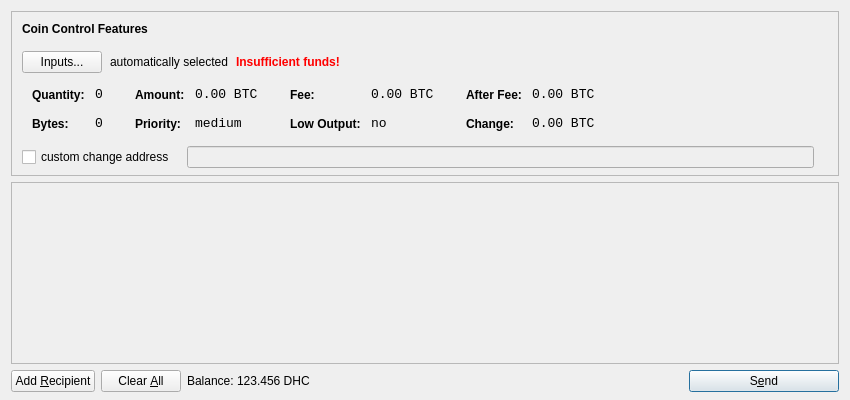
<?xml version="1.0" encoding="UTF-8"?>
<ui version="4.0">
 <class>SendCoinsDialog</class>
 <widget class="QDialog" name="SendCoinsDialog">
  <property name="geometry">
   <rect>
    <x>0</x>
    <y>0</y>
    <width>850</width>
    <height>400</height>
   </rect>
  </property>
  <property name="windowTitle">
   <string>Send Coins</string>
  </property>
  <layout class="QVBoxLayout" name="verticalLayout" stretch="0,1,0">
   <property name="bottomMargin">
    <number>8</number>
   </property>
   <item>
    <widget class="QFrame" name="frameCoinControl">
     <property name="sizePolicy">
      <sizepolicy hsizetype="Expanding" vsizetype="Expanding">
       <horstretch>0</horstretch>
       <verstretch>0</verstretch>
      </sizepolicy>
     </property>
     <property name="maximumSize">
      <size>
       <width>16777215</width>
       <height>16777215</height>
      </size>
     </property>
     <property name="frameShape">
      <enum>QFrame::StyledPanel</enum>
     </property>
     <property name="frameShadow">
      <enum>QFrame::Sunken</enum>
     </property>
     <layout class="QVBoxLayout" name="verticalLayoutCoinControl2">
      <property name="spacing">
       <number>-1</number>
      </property>
      <property name="leftMargin">
       <number>0</number>
      </property>
      <property name="topMargin">
       <number>0</number>
      </property>
      <property name="rightMargin">
       <number>0</number>
      </property>
      <property name="bottomMargin">
       <number>6</number>
      </property>
      <item>
       <layout class="QVBoxLayout" name="verticalLayoutCoinControl" stretch="0,0,0,0,1">
        <property name="spacing">
         <number>0</number>
        </property>
        <property name="leftMargin">
         <number>10</number>
        </property>
        <property name="topMargin">
         <number>10</number>
        </property>
        <item>
         <layout class="QHBoxLayout" name="horizontalLayoutCoinControl1">
          <property name="bottomMargin">
           <number>15</number>
          </property>
          <item>
           <widget class="QLabel" name="labelCoinControlFeatures">
            <property name="sizePolicy">
             <sizepolicy hsizetype="Preferred" vsizetype="Maximum">
              <horstretch>0</horstretch>
              <verstretch>0</verstretch>
             </sizepolicy>
            </property>
            <property name="font">
             <font>
              <weight>75</weight>
              <bold>true</bold>
             </font>
            </property>
            <property name="styleSheet">
             <string notr="true">font-weight:bold;</string>
            </property>
            <property name="text">
             <string>Coin Control Features</string>
            </property>
           </widget>
          </item>
         </layout>
        </item>
        <item>
         <layout class="QHBoxLayout" name="horizontalLayoutCoinControl2" stretch="0,0,0,0">
          <property name="spacing">
           <number>8</number>
          </property>
          <property name="bottomMargin">
           <number>10</number>
          </property>
          <item>
           <widget class="QPushButton" name="pushButtonCoinControl">
            <property name="styleSheet">
             <string notr="true"/>
            </property>
            <property name="text">
             <string>Inputs...</string>
            </property>
           </widget>
          </item>
          <item>
           <widget class="QLabel" name="labelCoinControlAutomaticallySelected">
            <property name="text">
             <string>automatically selected</string>
            </property>
            <property name="margin">
             <number>5</number>
            </property>
           </widget>
          </item>
          <item>
           <widget class="QLabel" name="labelCoinControlInsuffFunds">
            <property name="font">
             <font>
              <weight>75</weight>
              <bold>true</bold>
             </font>
            </property>
            <property name="styleSheet">
             <string notr="true">color:red;font-weight:bold;</string>
            </property>
            <property name="text">
             <string>Insufficient funds!</string>
            </property>
            <property name="margin">
             <number>5</number>
            </property>
           </widget>
          </item>
          <item>
           <spacer name="horizontalSpacerCoinControl">
            <property name="orientation">
             <enum>Qt::Horizontal</enum>
            </property>
            <property name="sizeHint" stdset="0">
             <size>
              <width>40</width>
              <height>1</height>
             </size>
            </property>
           </spacer>
          </item>
         </layout>
        </item>
        <item>
         <widget class="QWidget" name="widgetCoinControl" native="true">
          <property name="sizePolicy">
           <sizepolicy hsizetype="Preferred" vsizetype="Preferred">
            <horstretch>0</horstretch>
            <verstretch>0</verstretch>
           </sizepolicy>
          </property>
          <property name="minimumSize">
           <size>
            <width>0</width>
            <height>0</height>
           </size>
          </property>
          <property name="styleSheet">
           <string notr="true"/>
          </property>
          <layout class="QHBoxLayout" name="horizontalLayoutCoinControl5">
           <property name="margin">
            <number>0</number>
           </property>
           <item>
            <layout class="QHBoxLayout" name="horizontalLayoutCoinControl3" stretch="0,0,0,1">
             <property name="spacing">
              <number>20</number>
             </property>
             <property name="topMargin">
              <number>0</number>
             </property>
             <property name="bottomMargin">
              <number>10</number>
             </property>
             <item>
              <layout class="QFormLayout" name="formLayoutCoinControl1">
               <property name="horizontalSpacing">
                <number>10</number>
               </property>
               <property name="verticalSpacing">
                <number>14</number>
               </property>
               <property name="leftMargin">
                <number>10</number>
               </property>
               <property name="topMargin">
                <number>4</number>
               </property>
               <property name="rightMargin">
                <number>6</number>
               </property>
               <item row="0" column="0">
                <widget class="QLabel" name="labelCoinControlQuantityText">
                 <property name="styleSheet">
                  <string notr="true">font-weight:bold;</string>
                 </property>
                 <property name="text">
                  <string>Quantity:</string>
                 </property>
                 <property name="margin">
                  <number>0</number>
                 </property>
                </widget>
               </item>
               <item row="0" column="1">
                <widget class="QLabel" name="labelCoinControlQuantity">
                 <property name="font">
                  <font>
                   <family>Monospace</family>
                   <pointsize>10</pointsize>
                  </font>
                 </property>
                 <property name="cursor">
                  <cursorShape>IBeamCursor</cursorShape>
                 </property>
                 <property name="contextMenuPolicy">
                  <enum>Qt::ActionsContextMenu</enum>
                 </property>
                 <property name="text">
                  <string notr="true">0</string>
                 </property>
                 <property name="margin">
                  <number>0</number>
                 </property>
                 <property name="textInteractionFlags">
                  <set>Qt::LinksAccessibleByMouse|Qt::TextSelectableByKeyboard|Qt::TextSelectableByMouse</set>
                 </property>
                </widget>
               </item>
               <item row="1" column="0">
                <widget class="QLabel" name="labelCoinControlBytesText">
                 <property name="styleSheet">
                  <string notr="true">font-weight:bold;</string>
                 </property>
                 <property name="text">
                  <string>Bytes:</string>
                 </property>
                </widget>
               </item>
               <item row="1" column="1">
                <widget class="QLabel" name="labelCoinControlBytes">
                 <property name="font">
                  <font>
                   <family>Monospace</family>
                   <pointsize>10</pointsize>
                  </font>
                 </property>
                 <property name="cursor">
                  <cursorShape>IBeamCursor</cursorShape>
                 </property>
                 <property name="contextMenuPolicy">
                  <enum>Qt::ActionsContextMenu</enum>
                 </property>
                 <property name="text">
                  <string notr="true">0</string>
                 </property>
                 <property name="textInteractionFlags">
                  <set>Qt::LinksAccessibleByMouse|Qt::TextSelectableByKeyboard|Qt::TextSelectableByMouse</set>
                 </property>
                </widget>
               </item>
              </layout>
             </item>
             <item>
              <layout class="QFormLayout" name="formLayoutCoinControl2">
               <property name="horizontalSpacing">
                <number>10</number>
               </property>
               <property name="verticalSpacing">
                <number>14</number>
               </property>
               <property name="leftMargin">
                <number>6</number>
               </property>
               <property name="topMargin">
                <number>4</number>
               </property>
               <property name="rightMargin">
                <number>6</number>
               </property>
               <item row="0" column="0">
                <widget class="QLabel" name="labelCoinControlAmountText">
                 <property name="styleSheet">
                  <string notr="true">font-weight:bold;</string>
                 </property>
                 <property name="text">
                  <string>Amount:</string>
                 </property>
                 <property name="margin">
                  <number>0</number>
                 </property>
                </widget>
               </item>
               <item row="0" column="1">
                <widget class="QLabel" name="labelCoinControlAmount">
                 <property name="font">
                  <font>
                   <family>Monospace</family>
                   <pointsize>10</pointsize>
                  </font>
                 </property>
                 <property name="cursor">
                  <cursorShape>IBeamCursor</cursorShape>
                 </property>
                 <property name="contextMenuPolicy">
                  <enum>Qt::ActionsContextMenu</enum>
                 </property>
                 <property name="text">
                  <string notr="true">0.00 BTC</string>
                 </property>
                 <property name="textInteractionFlags">
                  <set>Qt::LinksAccessibleByMouse|Qt::TextSelectableByKeyboard|Qt::TextSelectableByMouse</set>
                 </property>
                </widget>
               </item>
               <item row="1" column="0">
                <widget class="QLabel" name="labelCoinControlPriorityText">
                 <property name="styleSheet">
                  <string notr="true">font-weight:bold;</string>
                 </property>
                 <property name="text">
                  <string>Priority:</string>
                 </property>
                </widget>
               </item>
               <item row="1" column="1">
                <widget class="QLabel" name="labelCoinControlPriority">
                 <property name="font">
                  <font>
                   <family>Monospace</family>
                   <pointsize>10</pointsize>
                  </font>
                 </property>
                 <property name="cursor">
                  <cursorShape>IBeamCursor</cursorShape>
                 </property>
                 <property name="contextMenuPolicy">
                  <enum>Qt::ActionsContextMenu</enum>
                 </property>
                 <property name="text">
                  <string>medium</string>
                 </property>
                 <property name="textInteractionFlags">
                  <set>Qt::LinksAccessibleByMouse|Qt::TextSelectableByKeyboard|Qt::TextSelectableByMouse</set>
                 </property>
                </widget>
               </item>
              </layout>
             </item>
             <item>
              <layout class="QFormLayout" name="formLayoutCoinControl3">
               <property name="horizontalSpacing">
                <number>10</number>
               </property>
               <property name="verticalSpacing">
                <number>14</number>
               </property>
               <property name="leftMargin">
                <number>6</number>
               </property>
               <property name="topMargin">
                <number>4</number>
               </property>
               <property name="rightMargin">
                <number>6</number>
               </property>
               <item row="0" column="0">
                <widget class="QLabel" name="labelCoinControlFeeText">
                 <property name="styleSheet">
                  <string notr="true">font-weight:bold;</string>
                 </property>
                 <property name="text">
                  <string>Fee:</string>
                 </property>
                 <property name="margin">
                  <number>0</number>
                 </property>
                </widget>
               </item>
               <item row="0" column="1">
                <widget class="QLabel" name="labelCoinControlFee">
                 <property name="font">
                  <font>
                   <family>Monospace</family>
                   <pointsize>10</pointsize>
                  </font>
                 </property>
                 <property name="cursor">
                  <cursorShape>IBeamCursor</cursorShape>
                 </property>
                 <property name="contextMenuPolicy">
                  <enum>Qt::ActionsContextMenu</enum>
                 </property>
                 <property name="text">
                  <string notr="true">0.00 BTC</string>
                 </property>
                 <property name="textInteractionFlags">
                  <set>Qt::LinksAccessibleByMouse|Qt::TextSelectableByKeyboard|Qt::TextSelectableByMouse</set>
                 </property>
                </widget>
               </item>
               <item row="1" column="0">
                <widget class="QLabel" name="labelCoinControlLowOutputText">
                 <property name="styleSheet">
                  <string notr="true">font-weight:bold;</string>
                 </property>
                 <property name="text">
                  <string>Low Output:</string>
                 </property>
                </widget>
               </item>
               <item row="1" column="1">
                <widget class="QLabel" name="labelCoinControlLowOutput">
                 <property name="font">
                  <font>
                   <family>Monospace</family>
                   <pointsize>10</pointsize>
                  </font>
                 </property>
                 <property name="cursor">
                  <cursorShape>IBeamCursor</cursorShape>
                 </property>
                 <property name="contextMenuPolicy">
                  <enum>Qt::ActionsContextMenu</enum>
                 </property>
                 <property name="text">
                  <string>no</string>
                 </property>
                 <property name="textInteractionFlags">
                  <set>Qt::LinksAccessibleByMouse|Qt::TextSelectableByKeyboard|Qt::TextSelectableByMouse</set>
                 </property>
                </widget>
               </item>
              </layout>
             </item>
             <item>
              <layout class="QFormLayout" name="formLayoutCoinControl4">
               <property name="horizontalSpacing">
                <number>10</number>
               </property>
               <property name="verticalSpacing">
                <number>14</number>
               </property>
               <property name="leftMargin">
                <number>6</number>
               </property>
               <property name="topMargin">
                <number>4</number>
               </property>
               <property name="rightMargin">
                <number>6</number>
               </property>
               <item row="0" column="0">
                <widget class="QLabel" name="labelCoinControlAfterFeeText">
                 <property name="styleSheet">
                  <string notr="true">font-weight:bold;</string>
                 </property>
                 <property name="text">
                  <string>After Fee:</string>
                 </property>
                 <property name="margin">
                  <number>0</number>
                 </property>
                </widget>
               </item>
               <item row="0" column="1">
                <widget class="QLabel" name="labelCoinControlAfterFee">
                 <property name="font">
                  <font>
                   <family>Monospace</family>
                   <pointsize>10</pointsize>
                  </font>
                 </property>
                 <property name="cursor">
                  <cursorShape>IBeamCursor</cursorShape>
                 </property>
                 <property name="contextMenuPolicy">
                  <enum>Qt::ActionsContextMenu</enum>
                 </property>
                 <property name="text">
                  <string notr="true">0.00 BTC</string>
                 </property>
                 <property name="textInteractionFlags">
                  <set>Qt::LinksAccessibleByMouse|Qt::TextSelectableByKeyboard|Qt::TextSelectableByMouse</set>
                 </property>
                </widget>
               </item>
               <item row="1" column="0">
                <widget class="QLabel" name="labelCoinControlChangeText">
                 <property name="styleSheet">
                  <string notr="true">font-weight:bold;</string>
                 </property>
                 <property name="text">
                  <string>Change:</string>
                 </property>
                </widget>
               </item>
               <item row="1" column="1">
                <widget class="QLabel" name="labelCoinControlChange">
                 <property name="font">
                  <font>
                   <family>Monospace</family>
                   <pointsize>10</pointsize>
                  </font>
                 </property>
                 <property name="cursor">
                  <cursorShape>IBeamCursor</cursorShape>
                 </property>
                 <property name="contextMenuPolicy">
                  <enum>Qt::ActionsContextMenu</enum>
                 </property>
                 <property name="text">
                  <string notr="true">0.00 BTC</string>
                 </property>
                 <property name="textInteractionFlags">
                  <set>Qt::LinksAccessibleByMouse|Qt::TextSelectableByKeyboard|Qt::TextSelectableByMouse</set>
                 </property>
                </widget>
               </item>
              </layout>
             </item>
            </layout>
           </item>
          </layout>
         </widget>
        </item>
        <item>
         <layout class="QHBoxLayout" name="horizontalLayoutCoinControl4" stretch="0,0,0">
          <property name="spacing">
           <number>12</number>
          </property>
          <property name="sizeConstraint">
           <enum>QLayout::SetDefaultConstraint</enum>
          </property>
          <property name="topMargin">
           <number>5</number>
          </property>
          <property name="rightMargin">
           <number>5</number>
          </property>
          <item>
           <widget class="QCheckBox" name="checkBoxCoinControlChange">
            <property name="text">
             <string>custom change address</string>
            </property>
           </widget>
          </item>
          <item>
           <widget class="QLineEdit" name="lineEditCoinControlChange">
            <property name="enabled">
             <bool>false</bool>
            </property>
            <property name="sizePolicy">
             <sizepolicy hsizetype="Expanding" vsizetype="Fixed">
              <horstretch>0</horstretch>
              <verstretch>0</verstretch>
             </sizepolicy>
            </property>
           </widget>
          </item>
          <item>
           <widget class="QLabel" name="labelCoinControlChangeLabel">
            <property name="sizePolicy">
             <sizepolicy hsizetype="Preferred" vsizetype="Expanding">
              <horstretch>0</horstretch>
              <verstretch>0</verstretch>
             </sizepolicy>
            </property>
            <property name="minimumSize">
             <size>
              <width>0</width>
              <height>0</height>
             </size>
            </property>
            <property name="text">
             <string/>
            </property>
            <property name="margin">
             <number>3</number>
            </property>
           </widget>
          </item>
         </layout>
        </item>
        <item>
         <spacer name="verticalSpacerCoinControl">
          <property name="orientation">
           <enum>Qt::Vertical</enum>
          </property>
          <property name="sizeHint" stdset="0">
           <size>
            <width>800</width>
            <height>1</height>
           </size>
          </property>
         </spacer>
        </item>
       </layout>
      </item>
     </layout>
    </widget>
   </item>
   <item>
    <widget class="QScrollArea" name="scrollArea">
     <property name="widgetResizable">
      <bool>true</bool>
     </property>
     <widget class="QWidget" name="scrollAreaWidgetContents">
      <property name="geometry">
       <rect>
        <x>0</x>
        <y>0</y>
        <width>830</width>
        <height>165</height>
       </rect>
      </property>
      <layout class="QVBoxLayout" name="verticalLayout_2">
       <property name="margin">
        <number>0</number>
       </property>
       <item>
        <layout class="QVBoxLayout" name="entries">
         <property name="spacing">
          <number>6</number>
         </property>
        </layout>
       </item>
       <item>
        <spacer name="verticalSpacer">
         <property name="orientation">
          <enum>Qt::Vertical</enum>
         </property>
         <property name="sizeHint" stdset="0">
          <size>
           <width>20</width>
           <height>40</height>
          </size>
         </property>
        </spacer>
       </item>
      </layout>
     </widget>
    </widget>
   </item>
   <item>
    <layout class="QHBoxLayout" name="horizontalLayout">
     <item>
      <widget class="QPushButton" name="addButton">
       <property name="toolTip">
        <string>Send to multiple recipients at once</string>
       </property>
       <property name="text">
        <string>Add &amp;Recipient</string>
       </property>
       <property name="icon">
        <iconset resource="../bitcoin.qrc">
         <normaloff>:/icons/add</normaloff>:/icons/add</iconset>
       </property>
       <property name="autoDefault">
        <bool>false</bool>
       </property>
      </widget>
     </item>
     <item>
      <widget class="QPushButton" name="clearButton">
       <property name="sizePolicy">
        <sizepolicy hsizetype="Minimum" vsizetype="Fixed">
         <horstretch>0</horstretch>
         <verstretch>0</verstretch>
        </sizepolicy>
       </property>
       <property name="toolTip">
        <string>Remove all transaction fields</string>
       </property>
       <property name="text">
        <string>Clear &amp;All</string>
       </property>
       <property name="icon">
        <iconset resource="../bitcoin.qrc">
         <normaloff>:/icons/remove</normaloff>:/icons/remove</iconset>
       </property>
       <property name="autoRepeatDelay">
        <number>300</number>
       </property>
       <property name="autoDefault">
        <bool>false</bool>
       </property>
      </widget>
     </item>
     <item>
      <layout class="QHBoxLayout" name="horizontalLayout_2">
       <property name="spacing">
        <number>3</number>
       </property>
       <item>
        <widget class="QLabel" name="label">
         <property name="text">
          <string>Balance:</string>
         </property>
        </widget>
       </item>
       <item>
        <widget class="QLabel" name="labelBalance">
         <property name="cursor">
          <cursorShape>IBeamCursor</cursorShape>
         </property>
         <property name="text">
          <string>123.456 DHC</string>
         </property>
         <property name="textInteractionFlags">
          <set>Qt::LinksAccessibleByMouse|Qt::TextSelectableByKeyboard|Qt::TextSelectableByMouse</set>
         </property>
        </widget>
       </item>
      </layout>
     </item>
     <item>
      <spacer name="horizontalSpacer">
       <property name="orientation">
        <enum>Qt::Horizontal</enum>
       </property>
       <property name="sizeHint" stdset="0">
        <size>
         <width>40</width>
         <height>20</height>
        </size>
       </property>
      </spacer>
     </item>
     <item>
      <widget class="QPushButton" name="sendButton">
       <property name="minimumSize">
        <size>
         <width>150</width>
         <height>0</height>
        </size>
       </property>
       <property name="toolTip">
        <string>Confirm the send action</string>
       </property>
       <property name="text">
        <string>S&amp;end</string>
       </property>
       <property name="icon">
        <iconset resource="../bitcoin.qrc">
         <normaloff>:/icons/send</normaloff>:/icons/send</iconset>
       </property>
       <property name="default">
        <bool>true</bool>
       </property>
      </widget>
     </item>
    </layout>
   </item>
  </layout>
 </widget>
 <resources>
  <include location="../bitcoin.qrc"/>
 </resources>
 <connections/>
</ui>
